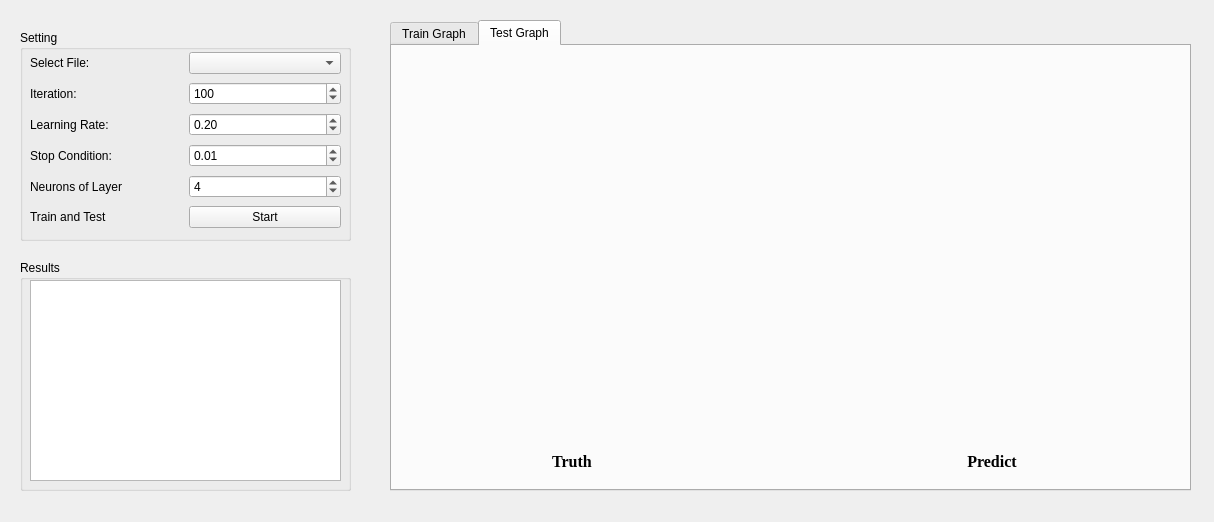
<?xml version="1.0" encoding="UTF-8"?>
<ui version="4.0">
 <class>Form</class>
 <widget class="QWidget" name="Form">
  <property name="geometry">
   <rect>
    <x>0</x>
    <y>0</y>
    <width>1214</width>
    <height>522</height>
   </rect>
  </property>
  <property name="windowTitle">
   <string>Form</string>
  </property>
  <widget class="QGroupBox" name="groupBox_setting">
   <property name="geometry">
    <rect>
     <x>20</x>
     <y>30</y>
     <width>331</width>
     <height>211</height>
    </rect>
   </property>
   <property name="title">
    <string>Setting</string>
   </property>
   <widget class="QWidget" name="gridLayoutWidget">
    <property name="geometry">
     <rect>
      <x>10</x>
      <y>20</y>
      <width>311</width>
      <height>182</height>
     </rect>
    </property>
    <layout class="QGridLayout" name="gridLayout">
     <item row="3" column="1">
      <widget class="QDoubleSpinBox" name="doubleSpinBox_stop_condition">
       <property name="maximum">
        <double>1.000000000000000</double>
       </property>
       <property name="singleStep">
        <double>0.010000000000000</double>
       </property>
       <property name="value">
        <double>0.010000000000000</double>
       </property>
      </widget>
     </item>
     <item row="5" column="1">
      <widget class="QPushButton" name="pushButton_start">
       <property name="text">
        <string>Start</string>
       </property>
      </widget>
     </item>
     <item row="5" column="0">
      <widget class="QLabel" name="label_train_test">
       <property name="text">
        <string>Train and Test</string>
       </property>
      </widget>
     </item>
     <item row="2" column="1">
      <widget class="QDoubleSpinBox" name="doubleSpinBox_learning_rate">
       <property name="maximum">
        <double>1.000000000000000</double>
       </property>
       <property name="singleStep">
        <double>0.010000000000000</double>
       </property>
       <property name="value">
        <double>0.200000000000000</double>
       </property>
      </widget>
     </item>
     <item row="0" column="1">
      <widget class="QComboBox" name="comboBox_file"/>
     </item>
     <item row="3" column="0">
      <widget class="QLabel" name="label_stop_condition">
       <property name="text">
        <string>Stop Condition:</string>
       </property>
      </widget>
     </item>
     <item row="0" column="0">
      <widget class="QLabel" name="label_file">
       <property name="text">
        <string>Select File: </string>
       </property>
      </widget>
     </item>
     <item row="1" column="0">
      <widget class="QLabel" name="label_iteration">
       <property name="text">
        <string>Iteration:</string>
       </property>
      </widget>
     </item>
     <item row="1" column="1">
      <widget class="QDoubleSpinBox" name="doubleSpinBox_iteration">
       <property name="decimals">
        <number>0</number>
       </property>
       <property name="maximum">
        <double>999999.000000000000000</double>
       </property>
       <property name="value">
        <double>100.000000000000000</double>
       </property>
      </widget>
     </item>
     <item row="2" column="0">
      <widget class="QLabel" name="label_learning_rate">
       <property name="text">
        <string>Learning Rate:</string>
       </property>
      </widget>
     </item>
     <item row="4" column="0">
      <widget class="QLabel" name="label_neuron_number">
       <property name="text">
        <string>Neurons of Layer</string>
       </property>
      </widget>
     </item>
     <item row="4" column="1">
      <widget class="QDoubleSpinBox" name="doubleSpinBox_neuron_number">
       <property name="decimals">
        <number>0</number>
       </property>
       <property name="maximum">
        <double>100.000000000000000</double>
       </property>
       <property name="singleStep">
        <double>1.000000000000000</double>
       </property>
       <property name="value">
        <double>4.000000000000000</double>
       </property>
      </widget>
     </item>
    </layout>
   </widget>
  </widget>
  <widget class="QGroupBox" name="groupBox_result">
   <property name="geometry">
    <rect>
     <x>20</x>
     <y>260</y>
     <width>331</width>
     <height>231</height>
    </rect>
   </property>
   <property name="title">
    <string>Results</string>
   </property>
   <widget class="QTextBrowser" name="textBrowser_result">
    <property name="geometry">
     <rect>
      <x>10</x>
      <y>20</y>
      <width>311</width>
      <height>201</height>
     </rect>
    </property>
   </widget>
  </widget>
  <widget class="QTabWidget" name="tabWidget_visualization">
   <property name="geometry">
    <rect>
     <x>390</x>
     <y>20</y>
     <width>801</width>
     <height>471</height>
    </rect>
   </property>
   <property name="currentIndex">
    <number>1</number>
   </property>
   <widget class="QWidget" name="train_graph">
    <attribute name="title">
     <string>Train Graph</string>
    </attribute>
    <widget class="QWidget" name="train_graph_truth" native="true">
     <property name="geometry">
      <rect>
       <x>0</x>
       <y>0</y>
       <width>400</width>
       <height>400</height>
      </rect>
     </property>
    </widget>
    <widget class="QWidget" name="train_graph_predict" native="true">
     <property name="geometry">
      <rect>
       <x>400</x>
       <y>0</y>
       <width>400</width>
       <height>400</height>
      </rect>
     </property>
    </widget>
    <widget class="QLabel" name="label_train_truth">
     <property name="geometry">
      <rect>
       <x>80</x>
       <y>400</y>
       <width>200</width>
       <height>30</height>
      </rect>
     </property>
     <property name="font">
      <font>
       <family>Times New Roman</family>
       <pointsize>12</pointsize>
       <weight>75</weight>
       <bold>true</bold>
      </font>
     </property>
     <property name="text">
      <string>Truth</string>
     </property>
     <property name="alignment">
      <set>Qt::AlignCenter</set>
     </property>
    </widget>
    <widget class="QLabel" name="label_train_predict">
     <property name="geometry">
      <rect>
       <x>500</x>
       <y>400</y>
       <width>200</width>
       <height>30</height>
      </rect>
     </property>
     <property name="font">
      <font>
       <family>Times New Roman</family>
       <pointsize>12</pointsize>
       <weight>75</weight>
       <bold>true</bold>
      </font>
     </property>
     <property name="text">
      <string>Predict</string>
     </property>
     <property name="alignment">
      <set>Qt::AlignCenter</set>
     </property>
    </widget>
   </widget>
   <widget class="QWidget" name="test_graph">
    <attribute name="title">
     <string>Test Graph</string>
    </attribute>
    <widget class="QWidget" name="test_graph_predict" native="true">
     <property name="geometry">
      <rect>
       <x>400</x>
       <y>0</y>
       <width>400</width>
       <height>400</height>
      </rect>
     </property>
    </widget>
    <widget class="QLabel" name="label_test_preidct">
     <property name="geometry">
      <rect>
       <x>500</x>
       <y>400</y>
       <width>200</width>
       <height>30</height>
      </rect>
     </property>
     <property name="font">
      <font>
       <family>Times New Roman</family>
       <pointsize>12</pointsize>
       <weight>75</weight>
       <bold>true</bold>
      </font>
     </property>
     <property name="text">
      <string>Predict</string>
     </property>
     <property name="alignment">
      <set>Qt::AlignCenter</set>
     </property>
    </widget>
    <widget class="QWidget" name="test_graph_truth" native="true">
     <property name="geometry">
      <rect>
       <x>0</x>
       <y>0</y>
       <width>400</width>
       <height>400</height>
      </rect>
     </property>
    </widget>
    <widget class="QLabel" name="label_test_truth">
     <property name="geometry">
      <rect>
       <x>80</x>
       <y>400</y>
       <width>200</width>
       <height>30</height>
      </rect>
     </property>
     <property name="font">
      <font>
       <family>Times New Roman</family>
       <pointsize>12</pointsize>
       <weight>75</weight>
       <bold>true</bold>
      </font>
     </property>
     <property name="text">
      <string>Truth</string>
     </property>
     <property name="alignment">
      <set>Qt::AlignCenter</set>
     </property>
    </widget>
   </widget>
  </widget>
 </widget>
 <resources/>
 <connections/>
</ui>
